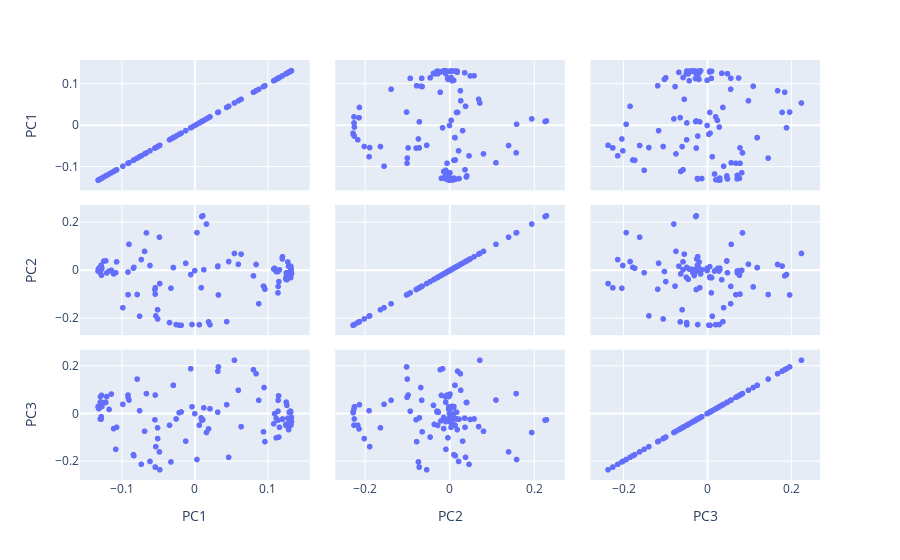

The notebook cell this image was saved under:
### Code cell
import plotly.express as px
labels = {
    str(i): f"PC {i+1} ({var:.1f}%)"
    for i, var in enumerate(pca.explained_variance_ratio_ * 100)
}
fig = px.scatter_matrix(
    df_loadings,
    labels=labels

)
fig
